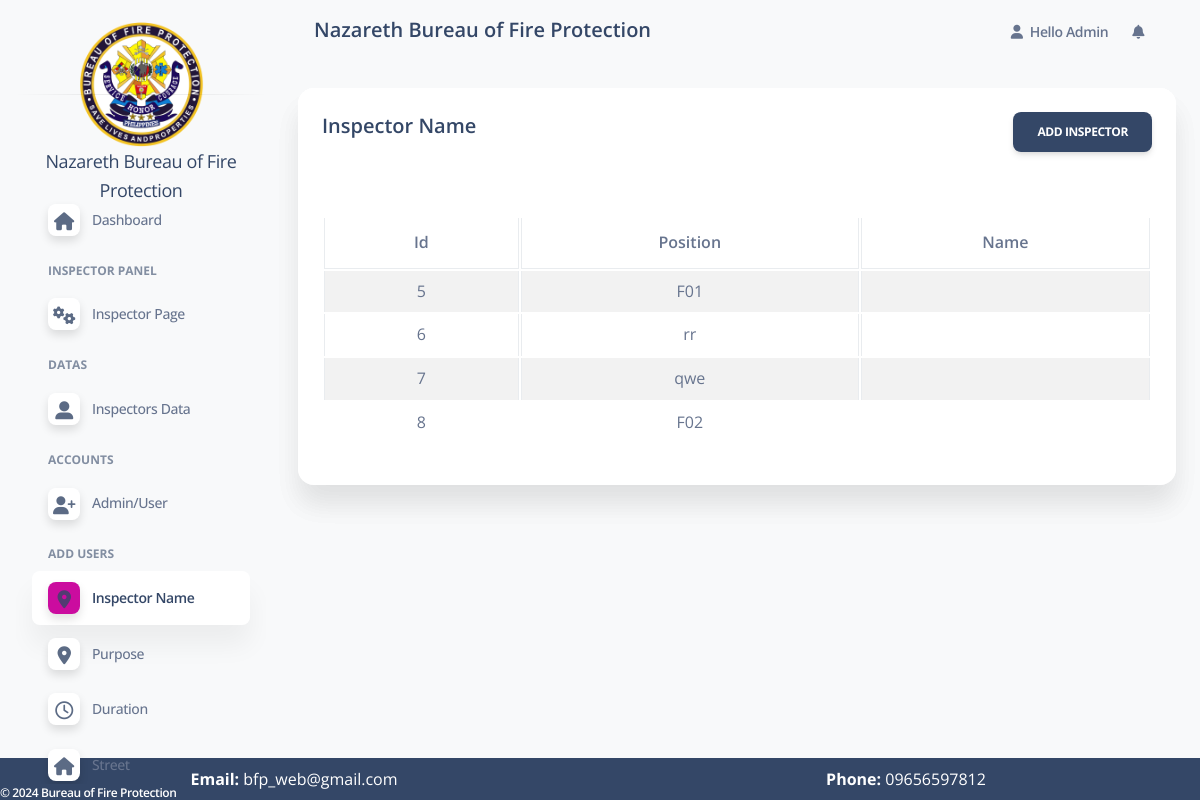
Page /admin/inspector_panel.php (signed in) on the committed database.
### tables this page shows
CREATE TABLE `inspector_user` (
  `id` int(11) NOT NULL,
  `name` varchar(50) NOT NULL,
  `created_at` date NOT NULL DEFAULT current_timestamp(),
  `position` varchar(50) NOT NULL
);

CREATE TABLE `settings` (
  `id` int(11) UNSIGNED NOT NULL,
  `title` varchar(100) NOT NULL,
  `web_name` varchar(100) DEFAULT NULL,
  `domain` varchar(100) DEFAULT NULL,
  `sdescription` text DEFAULT NULL,
  `mdescription` varchar(100) DEFAULT NULL,
  `mkeyword` varchar(100) DEFAULT NULL,
  `email1` varchar(100) DEFAULT NULL,
  `email2` varchar(100) DEFAULT NULL,
  `phone1` varchar(100) DEFAULT NULL,
  `phone2` varchar(100) DEFAULT NULL,
  `address` varchar(100) DEFAULT NULL
);

### config/function.php (called while the page is built, shortened)
<?php
    require 'dbconn.php';
    function validate($inputData)
    {
        global $conn;
       $validateData = mysqli_real_escape_string($conn, $inputData);
       return trim($validateData);
    }
    function webSetting($columnName)
    {
        $setting = getByID('settings', 1);
        if($setting['status'] == 200){
            return $setting['data'][$columnName];
        }
    }
    function getAll($tableName)
    {
        global $conn;
        $table = validate($tableName);
        $query = "SELECT * FROM $table";
        $result = mysqli_query($conn, $query);
        return $result;
    }
    function getByID($tableName, $id){
        global $conn;
        $table = validate($tableName);
        $id = validate($id);
        $query = "SELECT * FROM $table WHERE id = '$id' LIMIT 1";
        $result = mysqli_query($conn, $query);
        if($result)
        {
            if(mysqli_num_rows($result) == 1)
            {
                $row = mysqli_fetch_array($result, MYSQLI_ASSOC);
                $response = [
                    'status' => 200,
                    'message' => 'Fetched Data',
                    'data' => $row
                ];
                return $response;
            }
            else
            {
                $response = [
                    'status' => 404,
                    'message' => 'No Data Has been Recorded'
                ];
                return $response;
            }
        }
        else
        {
            $response = [
                'status' => 500,
                'message' => 'Something Went Wrong'
            ];
            return $response;
        }
    }
?>

### admin/inspector_panel.php (the view, shortened to what this page needs)
<?php
include('includes/header.php'); ?>
<div class="row">
    <div class="col-md-12">
        <div class="card">
            <div class="col-md-12">
                <div class="card">
                    <div class="card-header">
                        <h5> Inspector Name
                            <a href="add_inspector.php" class="btn btn-dark float-end">Add Inspector</a>
                        </h5>
                    </div>
                    <div class="card-body">
                        <table id="myTable" class="table table-bordered table-striped">
                            <thead>
                                <tr>
                                    <th class="text-center">Id</th>
                                    <th class="text-center">Position</th>
                                    <th class="text-center">Name</th>
                                </tr>
                            </thead>
                            <tbody>
                            <?php
                            $services = getAll('inspector_user');
                            if ($services) {
                                if (mysqli_num_rows($services) > 0) {
                                    foreach ($services as $servicesItem) {
                            ?>
                                            <tr>
                                                <td class="text-center"><?= $servicesItem['id'] ?> </span></td>
                                                <td class="text-center"><?= $servicesItem['position'] ?> </span></td>
                                                <td class="text-center"><?= $servicesItem['inspector_name'] ?> </span></td>
                                            </tr>
                                    <?php
                                    }
                                }
                            } else {
                                    ?>
                                    <td cosplan="4">No Record Found</td>
                                <?php
                            }
                                ?>
                                        </tbody>
                        </table>
                    </div>
                </div>
            </div>
        </div>
        <?php include('includes/scripts.php'); ?>

### admin/includes/scripts.php (shortened to what this page needs)
<div class="bg-dark " style=" position: fixed;
  left: 0;
  bottom: 0;
  width: 100%;
  color: white;
  text-align: center;">
   <div class="copyright text-center  text-xs text-muted text-xs-start " style = "position: fixed;  bottom:0;">
                <a  class="font-weight-bold text-white" target="_blank">
                   ©  Bureau of Fire Protection</a>
              </div>
    <div class="row">
      <div class="col-md-6 text-white">
       <p class = "text-center my-2"> <strong> Email: </strong> <?=webSetting('email1') ?? ''; ?></p>
      </div>
      <div class="col-md-6 text-white">
      <p class = "text-center my-2"> <strong> Phone: </strong> <?=webSetting('phone1') ?? ''; ?></p>
      </div>
      </div>
</div>
</body>
</html>

### rows in the picture
inspector_user: id "5", position "F01"
inspector_user: id "6", position "rr"
inspector_user: id "7", position "qwe"
inspector_user: id "8", position "F02"
settings: email1 "bfp_web@gmail.com", phone1 "09656597812"

### other values in the picture
$_SESSION['loggedInUser']['name'] "Admin"
